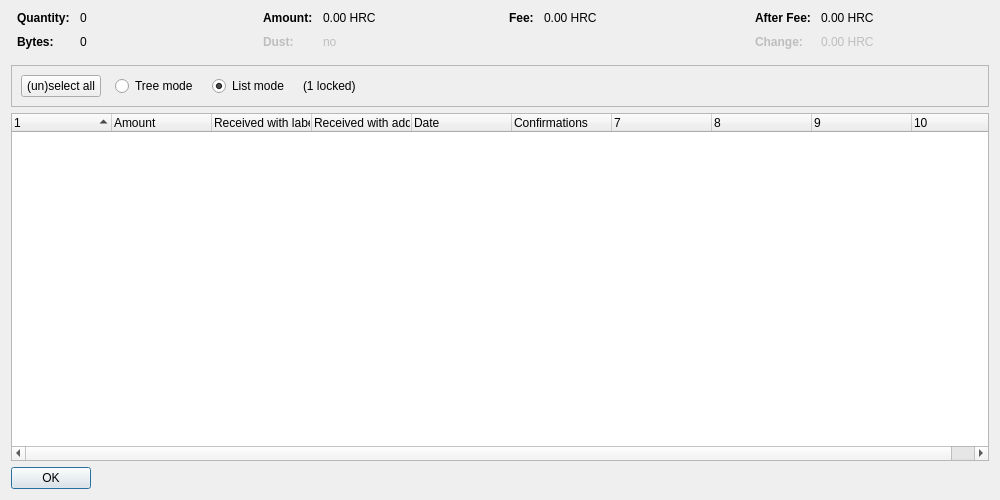
<?xml version="1.0" encoding="UTF-8"?>
<ui version="4.0">
 <class>CoinControlDialog</class>
 <widget class="QDialog" name="CoinControlDialog">
  <property name="geometry">
   <rect>
    <x>0</x>
    <y>0</y>
    <width>1000</width>
    <height>500</height>
   </rect>
  </property>
  <property name="windowTitle">
   <string>Coin Selection</string>
  </property>
  <layout class="QVBoxLayout" name="verticalLayout">
   <item>
    <layout class="QHBoxLayout" name="horizontalLayoutTop" stretch="0,0,0,0">
     <property name="topMargin">
      <number>0</number>
     </property>
     <property name="bottomMargin">
      <number>10</number>
     </property>
     <item>
      <layout class="QFormLayout" name="formLayoutCoinControl1">
       <property name="horizontalSpacing">
        <number>10</number>
       </property>
       <property name="verticalSpacing">
        <number>10</number>
       </property>
       <property name="leftMargin">
        <number>6</number>
       </property>
       <property name="rightMargin">
        <number>6</number>
       </property>
       <item row="0" column="0">
        <widget class="QLabel" name="labelCoinControlQuantityText">
         <property name="font">
          <font>
           <weight>75</weight>
           <bold>true</bold>
          </font>
         </property>
         <property name="text">
          <string>Quantity:</string>
         </property>
        </widget>
       </item>
       <item row="0" column="1">
        <widget class="QLabel" name="labelCoinControlQuantity">
         <property name="cursor">
          <cursorShape>IBeamCursor</cursorShape>
         </property>
         <property name="contextMenuPolicy">
          <enum>Qt::ActionsContextMenu</enum>
         </property>
         <property name="text">
          <string notr="true">0</string>
         </property>
         <property name="textInteractionFlags">
          <set>Qt::LinksAccessibleByMouse|Qt::TextSelectableByKeyboard|Qt::TextSelectableByMouse</set>
         </property>
        </widget>
       </item>
       <item row="1" column="0">
        <widget class="QLabel" name="labelCoinControlBytesText">
         <property name="font">
          <font>
           <weight>75</weight>
           <bold>true</bold>
          </font>
         </property>
         <property name="text">
          <string>Bytes:</string>
         </property>
        </widget>
       </item>
       <item row="1" column="1">
        <widget class="QLabel" name="labelCoinControlBytes">
         <property name="cursor">
          <cursorShape>IBeamCursor</cursorShape>
         </property>
         <property name="contextMenuPolicy">
          <enum>Qt::ActionsContextMenu</enum>
         </property>
         <property name="text">
          <string notr="true">0</string>
         </property>
         <property name="textInteractionFlags">
          <set>Qt::LinksAccessibleByMouse|Qt::TextSelectableByKeyboard|Qt::TextSelectableByMouse</set>
         </property>
        </widget>
       </item>
      </layout>
     </item>
     <item>
      <layout class="QFormLayout" name="formLayoutCoinControl2">
       <property name="horizontalSpacing">
        <number>10</number>
       </property>
       <property name="verticalSpacing">
        <number>10</number>
       </property>
       <property name="leftMargin">
        <number>6</number>
       </property>
       <property name="rightMargin">
        <number>6</number>
       </property>
       <item row="0" column="0">
        <widget class="QLabel" name="labelCoinControlAmountText">
         <property name="font">
          <font>
           <weight>75</weight>
           <bold>true</bold>
          </font>
         </property>
         <property name="text">
          <string>Amount:</string>
         </property>
        </widget>
       </item>
       <item row="0" column="1">
        <widget class="QLabel" name="labelCoinControlAmount">
         <property name="cursor">
          <cursorShape>IBeamCursor</cursorShape>
         </property>
         <property name="contextMenuPolicy">
          <enum>Qt::ActionsContextMenu</enum>
         </property>
         <property name="text">
          <string notr="true">0.00 HRC</string>
         </property>
         <property name="textInteractionFlags">
          <set>Qt::LinksAccessibleByMouse|Qt::TextSelectableByKeyboard|Qt::TextSelectableByMouse</set>
         </property>
        </widget>
       </item>
       <item row="1" column="0">
        <widget class="QLabel" name="labelCoinControlLowOutputText">
         <property name="enabled">
          <bool>false</bool>
         </property>
         <property name="font">
          <font>
           <weight>75</weight>
           <bold>true</bold>
          </font>
         </property>
         <property name="text">
          <string>Dust:</string>
         </property>
        </widget>
       </item>
       <item row="1" column="1">
        <widget class="QLabel" name="labelCoinControlLowOutput">
         <property name="enabled">
          <bool>false</bool>
         </property>
         <property name="cursor">
          <cursorShape>IBeamCursor</cursorShape>
         </property>
         <property name="contextMenuPolicy">
          <enum>Qt::ActionsContextMenu</enum>
         </property>
         <property name="text">
          <string notr="true">no</string>
         </property>
         <property name="textInteractionFlags">
          <set>Qt::LinksAccessibleByMouse|Qt::TextSelectableByKeyboard|Qt::TextSelectableByMouse</set>
         </property>
        </widget>
       </item>
      </layout>
     </item>
     <item>
      <layout class="QFormLayout" name="formLayoutCoinControl3">
       <property name="horizontalSpacing">
        <number>10</number>
       </property>
       <property name="verticalSpacing">
        <number>10</number>
       </property>
       <property name="leftMargin">
        <number>6</number>
       </property>
       <property name="rightMargin">
        <number>6</number>
       </property>
       <item row="0" column="0">
        <widget class="QLabel" name="labelCoinControlFeeText">
         <property name="font">
          <font>
           <weight>75</weight>
           <bold>true</bold>
          </font>
         </property>
         <property name="text">
          <string>Fee:</string>
         </property>
        </widget>
       </item>
       <item row="0" column="1">
        <widget class="QLabel" name="labelCoinControlFee">
         <property name="cursor">
          <cursorShape>IBeamCursor</cursorShape>
         </property>
         <property name="contextMenuPolicy">
          <enum>Qt::ActionsContextMenu</enum>
         </property>
         <property name="text">
          <string notr="true">0.00 HRC</string>
         </property>
         <property name="textInteractionFlags">
          <set>Qt::LinksAccessibleByMouse|Qt::TextSelectableByKeyboard|Qt::TextSelectableByMouse</set>
         </property>
        </widget>
       </item>
      </layout>
     </item>
     <item>
      <layout class="QFormLayout" name="formLayoutCoinControl4">
       <property name="horizontalSpacing">
        <number>10</number>
       </property>
       <property name="verticalSpacing">
        <number>10</number>
       </property>
       <property name="leftMargin">
        <number>6</number>
       </property>
       <property name="rightMargin">
        <number>6</number>
       </property>
       <item row="0" column="0">
        <widget class="QLabel" name="labelCoinControlAfterFeeText">
         <property name="font">
          <font>
           <weight>75</weight>
           <bold>true</bold>
          </font>
         </property>
         <property name="text">
          <string>After Fee:</string>
         </property>
        </widget>
       </item>
       <item row="0" column="1">
        <widget class="QLabel" name="labelCoinControlAfterFee">
         <property name="cursor">
          <cursorShape>IBeamCursor</cursorShape>
         </property>
         <property name="contextMenuPolicy">
          <enum>Qt::ActionsContextMenu</enum>
         </property>
         <property name="text">
          <string notr="true">0.00 HRC</string>
         </property>
         <property name="textInteractionFlags">
          <set>Qt::LinksAccessibleByMouse|Qt::TextSelectableByKeyboard|Qt::TextSelectableByMouse</set>
         </property>
        </widget>
       </item>
       <item row="1" column="0">
        <widget class="QLabel" name="labelCoinControlChangeText">
         <property name="enabled">
          <bool>false</bool>
         </property>
         <property name="font">
          <font>
           <weight>75</weight>
           <bold>true</bold>
          </font>
         </property>
         <property name="text">
          <string>Change:</string>
         </property>
        </widget>
       </item>
       <item row="1" column="1">
        <widget class="QLabel" name="labelCoinControlChange">
         <property name="enabled">
          <bool>false</bool>
         </property>
         <property name="cursor">
          <cursorShape>IBeamCursor</cursorShape>
         </property>
         <property name="contextMenuPolicy">
          <enum>Qt::ActionsContextMenu</enum>
         </property>
         <property name="text">
          <string notr="true">0.00 HRC</string>
         </property>
         <property name="textInteractionFlags">
          <set>Qt::LinksAccessibleByMouse|Qt::TextSelectableByKeyboard|Qt::TextSelectableByMouse</set>
         </property>
        </widget>
       </item>
      </layout>
     </item>
    </layout>
   </item>
   <item>
    <widget class="QFrame" name="frame">
     <property name="minimumSize">
      <size>
       <width>0</width>
       <height>40</height>
      </size>
     </property>
     <property name="frameShape">
      <enum>QFrame::StyledPanel</enum>
     </property>
     <property name="frameShadow">
      <enum>QFrame::Sunken</enum>
     </property>
     <layout class="QHBoxLayout" name="horizontalLayout">
      <item>
       <layout class="QHBoxLayout" name="horizontalLayoutPanel" stretch="0,0,0,0,0">
        <property name="spacing">
         <number>14</number>
        </property>
        <item>
         <widget class="QPushButton" name="pushButtonSelectAll">
          <property name="sizePolicy">
           <sizepolicy hsizetype="Maximum" vsizetype="Fixed">
            <horstretch>0</horstretch>
            <verstretch>0</verstretch>
           </sizepolicy>
          </property>
          <property name="text">
           <string>(un)select all</string>
          </property>
          <property name="autoDefault">
           <bool>false</bool>
          </property>
         </widget>
        </item>
        <item>
         <widget class="QRadioButton" name="radioTreeMode">
          <property name="sizePolicy">
           <sizepolicy hsizetype="Maximum" vsizetype="Fixed">
            <horstretch>0</horstretch>
            <verstretch>0</verstretch>
           </sizepolicy>
          </property>
          <property name="text">
           <string>Tree mode</string>
          </property>
         </widget>
        </item>
        <item>
         <widget class="QRadioButton" name="radioListMode">
          <property name="sizePolicy">
           <sizepolicy hsizetype="Maximum" vsizetype="Fixed">
            <horstretch>0</horstretch>
            <verstretch>0</verstretch>
           </sizepolicy>
          </property>
          <property name="text">
           <string>List mode</string>
          </property>
          <property name="checked">
           <bool>true</bool>
          </property>
         </widget>
        </item>
        <item>
         <widget class="QLabel" name="labelLocked">
          <property name="text">
           <string notr="true">(1 locked)</string>
          </property>
         </widget>
        </item>
        <item>
         <spacer name="horizontalSpacer">
          <property name="orientation">
           <enum>Qt::Horizontal</enum>
          </property>
          <property name="sizeHint" stdset="0">
           <size>
            <width>40</width>
            <height>20</height>
           </size>
          </property>
         </spacer>
        </item>
       </layout>
      </item>
     </layout>
    </widget>
   </item>
   <item>
    <widget class="CoinControlTreeWidget" name="treeWidget">
     <property name="contextMenuPolicy">
      <enum>Qt::CustomContextMenu</enum>
     </property>
     <property name="sortingEnabled">
      <bool>false</bool>
     </property>
     <property name="columnCount">
      <number>10</number>
     </property>
     <attribute name="headerShowSortIndicator" stdset="0">
      <bool>true</bool>
     </attribute>
     <attribute name="headerStretchLastSection">
      <bool>false</bool>
     </attribute>
     <column>
      <property name="text">
       <string/>
      </property>
     </column>
     <column>
      <property name="text">
       <string>Amount</string>
      </property>
     </column>
     <column>
      <property name="text">
       <string>Received with label</string>
      </property>
     </column>
     <column>
      <property name="text">
       <string>Received with address</string>
      </property>
     </column>
     <column>
      <property name="text">
       <string>Date</string>
      </property>
     </column>
     <column>
      <property name="text">
       <string>Confirmations</string>
      </property>
      <property name="toolTip">
       <string>Confirmed</string>
      </property>
     </column>
     <column>
      <property name="text">
       <string/>
      </property>
     </column>
     <column>
      <property name="text">
       <string/>
      </property>
     </column>
     <column>
      <property name="text">
       <string/>
      </property>
     </column>
     <column>
      <property name="text">
       <string/>
      </property>
     </column>
    </widget>
   </item>
   <item>
    <widget class="QDialogButtonBox" name="buttonBox">
     <property name="sizePolicy">
      <sizepolicy hsizetype="Maximum" vsizetype="Fixed">
       <horstretch>0</horstretch>
       <verstretch>0</verstretch>
      </sizepolicy>
     </property>
     <property name="orientation">
      <enum>Qt::Horizontal</enum>
     </property>
     <property name="standardButtons">
      <set>QDialogButtonBox::Ok</set>
     </property>
    </widget>
   </item>
  </layout>
 </widget>
 <customwidgets>
  <customwidget>
   <class>CoinControlTreeWidget</class>
   <extends>QTreeWidget</extends>
   <header>qt/coincontroltreewidget.h</header>
  </customwidget>
 </customwidgets>
 <resources/>
 <connections/>
</ui>
